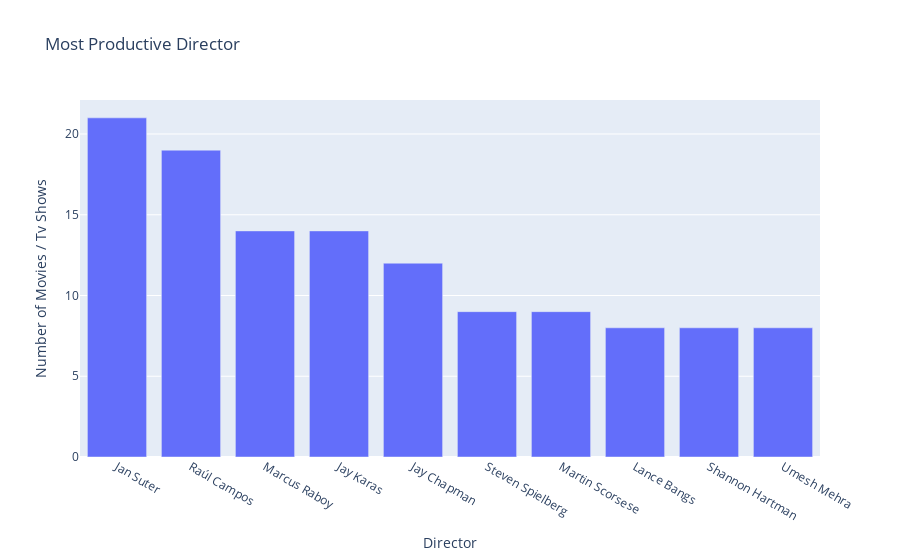

Notebook code cell kept with this figure:
### Code cell
to_bar('director',10)

### Figure 1 — Plotly figure (JSON) as saved in the notebook; plotly's stock layout.template omitted (floating-point values rounded to 4 significant figures)
{"data": [{"alignmentgroup": "True", "hovertemplate": "Director=%{x}<br>Number of Movies / Tv Shows=%{y}<extra></extra>", "legendgroup": "", "marker": {"color": "#636efa"}, "name": "", "offsetgroup": "", "orientation": "v", "showlegend": false, "textposition": "auto", "type": "bar", "x": ["Jan Suter", "Raúl Campos", "Marcus Raboy", "Jay Karas", "Jay Chapman", "Steven Spielberg", "Martin Scorsese", "Lance Bangs", "Shannon Hartman", "Umesh Mehra"], "xaxis": "x", "y": [21, 19, 14, 14, 12, 9, 9, 8, 8, 8], "yaxis": "y"}], "layout": {"barmode": "relative", "legend": {"tracegroupgap": 0}, "title": {"text": "Most Productive Director"}, "xaxis": {"anchor": "y", "domain": [0, 1], "title": {"text": "Director"}}, "yaxis": {"anchor": "x", "domain": [0, 1], "title": {"text": "Number of Movies / Tv Shows"}}}}
